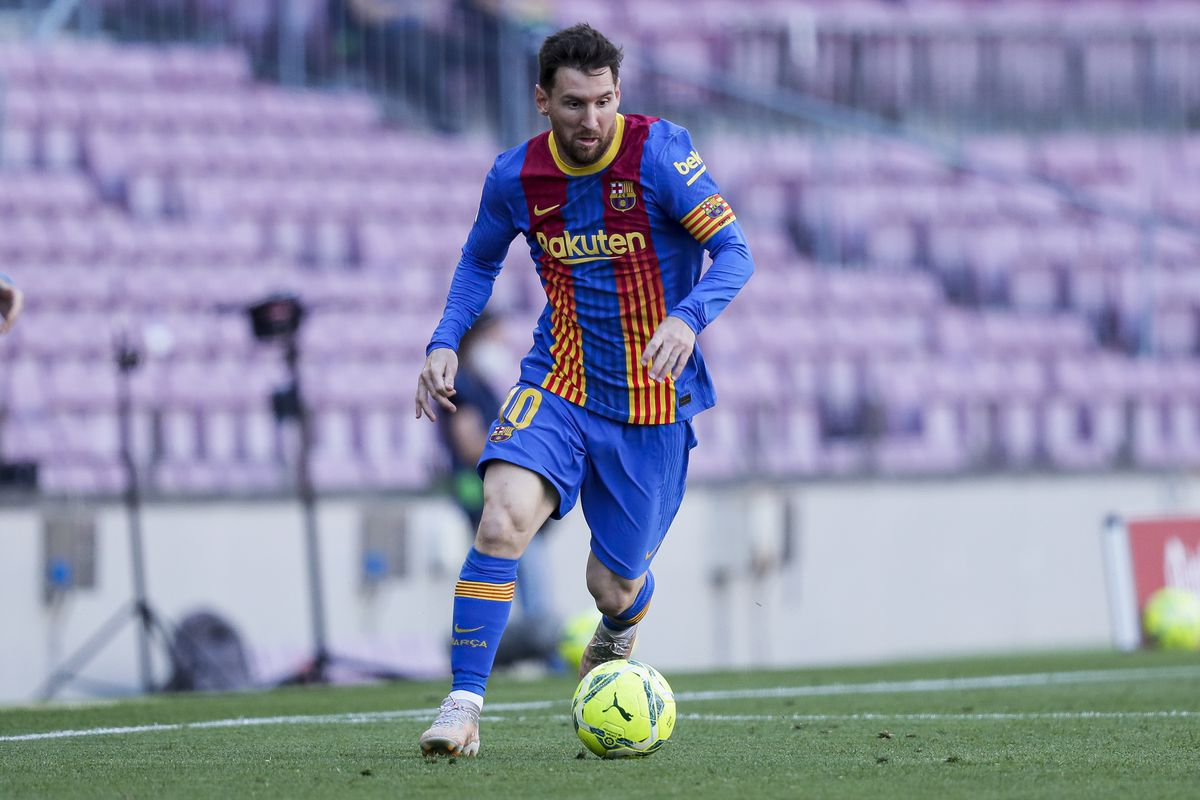
#> input picture Testing/messi.jpg, 1200 x 800 px
$ python 8_ROI.py
#> lines starting #> are read from the running program, lines starting #| are printed output that depends on the picture; after the words box and inside, x2 and y2 are one past the last pixel; in counts of white or black regions, pixels touching at a corner belong together
import cv2

img = cv2.imread('messi.jpg')
#> img is the input picture: shape (800, 1200, 3); mean B, G, R 168.6, 143.3, 140.3

dup = img[592:667, 631:759]  # Define the ROI (Region of Interest)
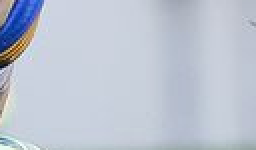
#> dup: shape (75, 128, 3) (shown 2 times larger); mean B, G, R 210.3, 196.8, 189.1
img[592:667, 500:628] = dup  # target area must be same size (75x128)
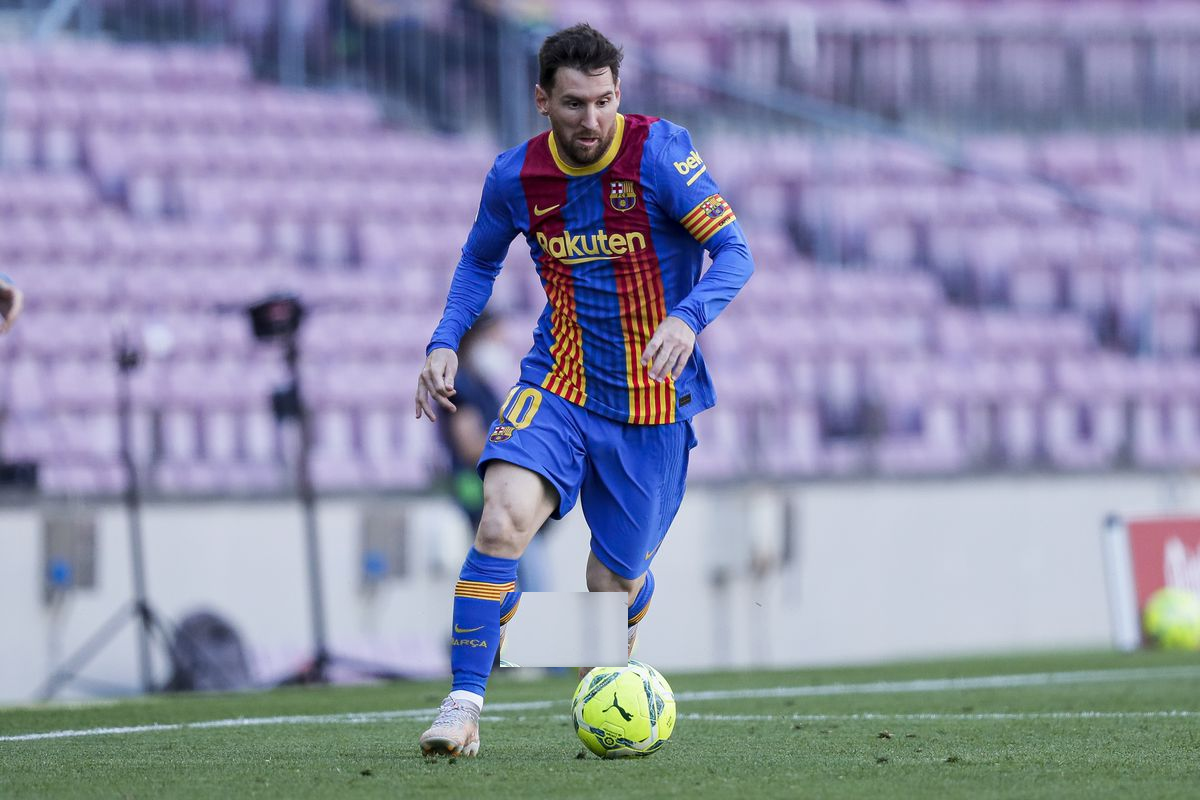
#> img: shape (800, 1200, 3); 1% of pixels changed, all inside (x1, y1, x2, y2) = (500, 592, 628, 667)


cv2.imshow('image', img)  # Display the modified image

cv2.waitKey(0)
cv2.destroyAllWindows()

$ run again, with Testing/cd_pic.jpg copied over Testing/messi.jpg
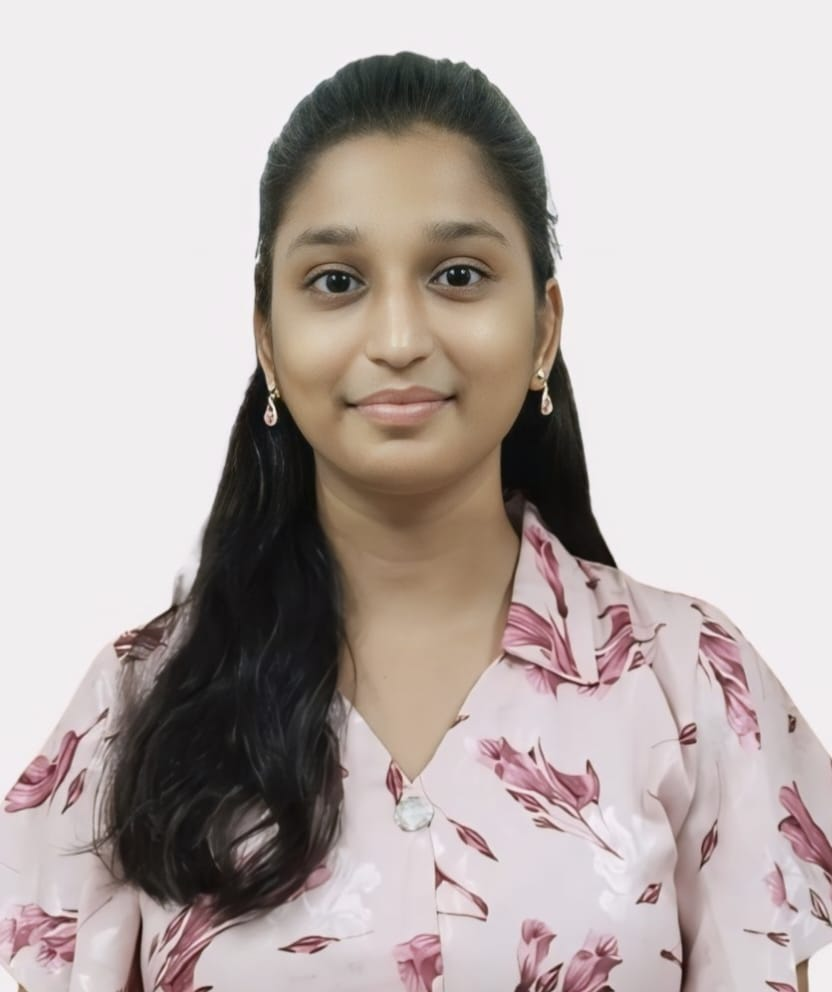
#> input picture Testing/cd_pic.jpg, 832 x 992 px
#> img is the input picture: shape (992, 832, 3); mean B, G, R 175.3, 177.9, 187.9
#> `dup = img[592:667, 631:759]`:
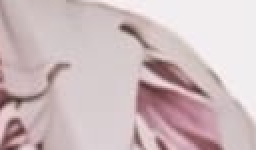
#> dup: shape (75, 128, 3) (shown 2 times larger); mean B, G, R 189.8, 187.6, 205.8
#> `img[592:667, 500:628] = dup`:
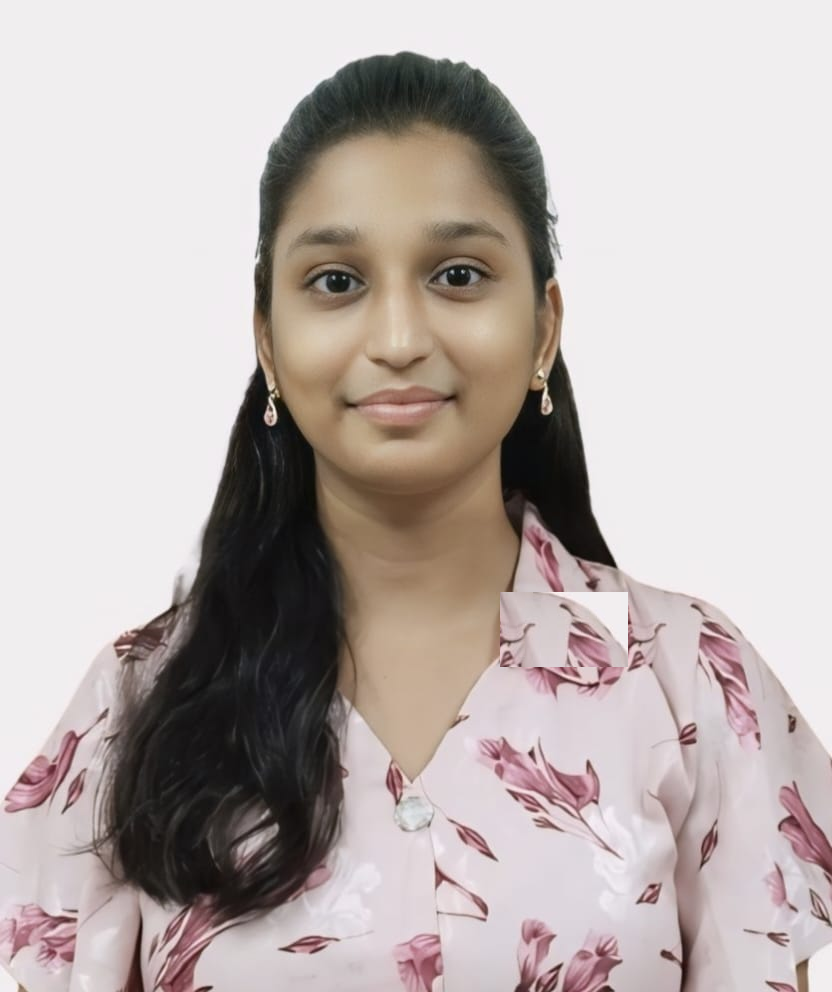
#> img: shape (992, 832, 3); 1.16% of pixels changed, all inside (x1, y1, x2, y2) = (500, 592, 628, 667)
